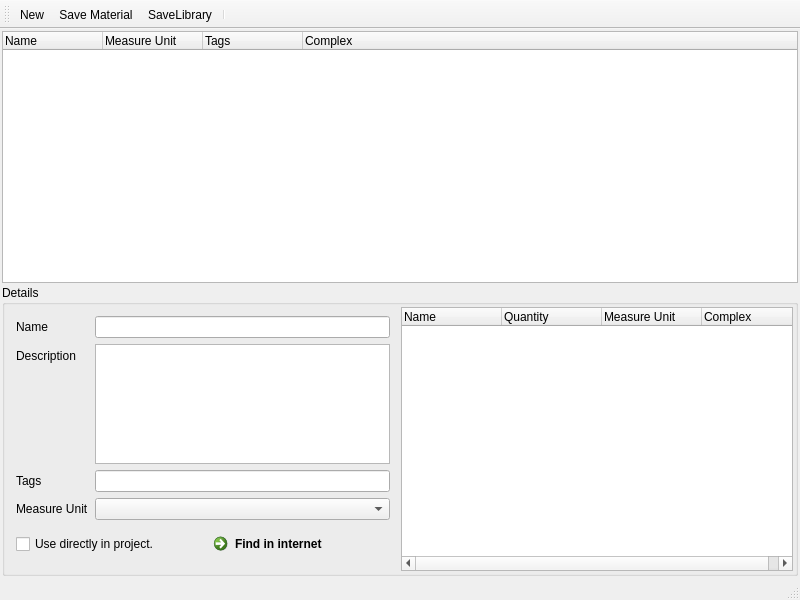
<?xml version="1.0" encoding="UTF-8"?>
<ui version="4.0">
 <class>wndMateriales</class>
 <widget class="QMainWindow" name="wndMateriales">
  <property name="geometry">
   <rect>
    <x>0</x>
    <y>0</y>
    <width>800</width>
    <height>600</height>
   </rect>
  </property>
  <property name="windowTitle">
   <string>Material Library</string>
  </property>
  <widget class="QWidget" name="centralwidget">
   <layout class="QVBoxLayout" name="verticalLayout">
    <property name="spacing">
     <number>2</number>
    </property>
    <property name="margin">
     <number>2</number>
    </property>
    <item>
     <widget class="QTreeWidget" name="treeMateriales">
      <property name="alternatingRowColors">
       <bool>true</bool>
      </property>
      <property name="rootIsDecorated">
       <bool>false</bool>
      </property>
      <property name="itemsExpandable">
       <bool>false</bool>
      </property>
      <column>
       <property name="text">
        <string>Name</string>
       </property>
       <property name="font">
        <font>
         <kerning>true</kerning>
        </font>
       </property>
      </column>
      <column>
       <property name="text">
        <string>Measure Unit</string>
       </property>
      </column>
      <column>
       <property name="text">
        <string>Tags</string>
       </property>
      </column>
      <column>
       <property name="text">
        <string>Complex</string>
       </property>
      </column>
     </widget>
    </item>
    <item>
     <widget class="QGroupBox" name="grpDetails">
      <property name="title">
       <string>Details</string>
      </property>
      <layout class="QHBoxLayout" name="horizontalLayout_2">
       <property name="spacing">
        <number>2</number>
       </property>
       <property name="margin">
        <number>2</number>
       </property>
       <item>
        <widget class="QFrame" name="frame">
         <property name="frameShape">
          <enum>QFrame::NoFrame</enum>
         </property>
         <property name="frameShadow">
          <enum>QFrame::Plain</enum>
         </property>
         <layout class="QVBoxLayout" name="verticalLayout_2">
          <item>
           <layout class="QFormLayout" name="formLayout">
            <item row="0" column="0">
             <widget class="QLabel" name="label">
              <property name="text">
               <string>Name</string>
              </property>
             </widget>
            </item>
            <item row="0" column="1">
             <widget class="QLineEdit" name="txtNombre"/>
            </item>
            <item row="1" column="0">
             <widget class="QLabel" name="label_2">
              <property name="text">
               <string>Description</string>
              </property>
             </widget>
            </item>
            <item row="1" column="1">
             <widget class="QTextEdit" name="txtDescripcion">
              <property name="maximumSize">
               <size>
                <width>16777215</width>
                <height>120</height>
               </size>
              </property>
             </widget>
            </item>
            <item row="2" column="0">
             <widget class="QLabel" name="label_3">
              <property name="text">
               <string>Tags</string>
              </property>
             </widget>
            </item>
            <item row="2" column="1">
             <widget class="QLineEdit" name="txtTags"/>
            </item>
            <item row="3" column="0">
             <widget class="QLabel" name="label_4">
              <property name="text">
               <string>Measure Unit</string>
              </property>
             </widget>
            </item>
            <item row="3" column="1">
             <widget class="QComboBox" name="cboMeasureUnit"/>
            </item>
           </layout>
          </item>
          <item>
           <layout class="QHBoxLayout" name="horizontalLayout_3">
            <item>
             <widget class="QCheckBox" name="chkUsableDirectly">
              <property name="text">
               <string>Use directly in project.</string>
              </property>
             </widget>
            </item>
            <item>
             <widget class="QCommandLinkButton" name="cmdGoogleIt">
              <property name="text">
               <string>Find in internet</string>
              </property>
             </widget>
            </item>
           </layout>
          </item>
         </layout>
        </widget>
       </item>
       <item>
        <widget class="QFrame" name="frame_2">
         <property name="frameShape">
          <enum>QFrame::NoFrame</enum>
         </property>
         <property name="frameShadow">
          <enum>QFrame::Raised</enum>
         </property>
         <layout class="QHBoxLayout" name="horizontalLayout">
          <property name="spacing">
           <number>0</number>
          </property>
          <property name="margin">
           <number>0</number>
          </property>
          <item>
           <widget class="QTreeWidget" name="treeComponentes">
            <property name="contextMenuPolicy">
             <enum>Qt::CustomContextMenu</enum>
            </property>
            <property name="toolTip">
             <string>Componentes que forman este material</string>
            </property>
            <property name="alternatingRowColors">
             <bool>true</bool>
            </property>
            <property name="rootIsDecorated">
             <bool>false</bool>
            </property>
            <column>
             <property name="text">
              <string>Name</string>
             </property>
            </column>
            <column>
             <property name="text">
              <string>Quantity</string>
             </property>
            </column>
            <column>
             <property name="text">
              <string>Measure Unit</string>
             </property>
            </column>
            <column>
             <property name="text">
              <string>Complex</string>
             </property>
            </column>
           </widget>
          </item>
         </layout>
        </widget>
       </item>
      </layout>
     </widget>
    </item>
   </layout>
  </widget>
  <widget class="QStatusBar" name="statusbar"/>
  <widget class="QToolBar" name="toolBar">
   <property name="windowTitle">
    <string>Materials</string>
   </property>
   <property name="toolButtonStyle">
    <enum>Qt::ToolButtonIconOnly</enum>
   </property>
   <attribute name="toolBarArea">
    <enum>TopToolBarArea</enum>
   </attribute>
   <attribute name="toolBarBreak">
    <bool>false</bool>
   </attribute>
   <addaction name="actionNewMaterial"/>
   <addaction name="actionSaveMaterial"/>
   <addaction name="actionSaveLibrary"/>
   <addaction name="separator"/>
  </widget>
  <action name="actionNewMaterial">
   <property name="icon">
    <iconset resource="recursos.qrc">
     <normaloff>:/dlg/dock/add</normaloff>:/dlg/dock/add</iconset>
   </property>
   <property name="text">
    <string>New</string>
   </property>
   <property name="toolTip">
    <string>New Material</string>
   </property>
  </action>
  <action name="actionSaveLibrary">
   <property name="icon">
    <iconset resource="recursos.qrc">
     <normaloff>:/dlg/dock/save</normaloff>:/dlg/dock/save</iconset>
   </property>
   <property name="text">
    <string>SaveLibrary</string>
   </property>
  </action>
  <action name="actionSaveMaterial">
   <property name="icon">
    <iconset resource="recursos.qrc">
     <normaloff>:/dlg/dock/ok</normaloff>:/dlg/dock/ok</iconset>
   </property>
   <property name="text">
    <string>Save Material</string>
   </property>
  </action>
  <action name="actionAddComponente">
   <property name="text">
    <string>AddComponente</string>
   </property>
   <property name="toolTip">
    <string>Add Component</string>
   </property>
  </action>
  <action name="actionDeleteComponente">
   <property name="text">
    <string>Remove Component</string>
   </property>
  </action>
 </widget>
 <resources>
  <include location="recursos.qrc"/>
 </resources>
 <connections/>
</ui>
